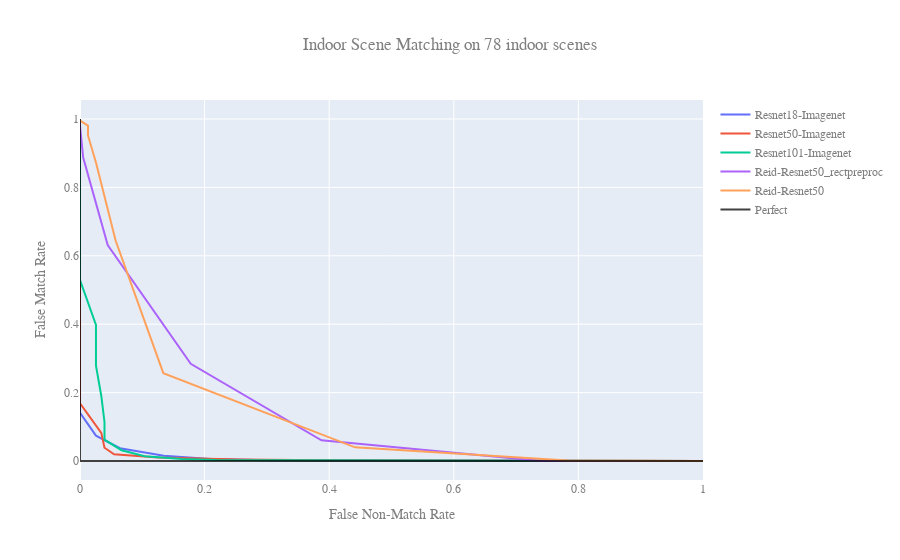

Notebook code for this chart:
### Code cell
import plotly.graph_objects as go

fig = go.Figure()



resnet18_trace = go.Scatter(x=np.array(rn18_mean_fnmrs),
                            y=np.array(rn18_mean_fmrs),
                            name='Resnet18-Imagenet')

resnet50_trace = go.Scatter(x=np.array(mean_fnmrs),
                            y=np.array(mean_fmrs),
                            name='Resnet50-Imagenet')

resnet101_trace = go.Scatter(x=np.array(rn101_mean_fnmrs),
                             y=np.array(rn101_mean_fmrs),
                            name='Resnet101-Imagenet')

reid_resnet50_rectpreproc_trace = go.Scatter(x=np.array(reid_rn50_mean_fnmrs_rectpreproc),
                             y=np.array(reid_rn50_mean_fmrs_rectpreproc),
                            name='Reid-Resnet50_rectpreproc')

reid_resnet50_trace = go.Scatter(x=np.array(reid_rn50_mean_fnmrs),
                             y=np.array(reid_rn50_mean_fmrs),
                            name='Reid-Resnet50')


perfect_trace = go.Scatter(x=np.array([0, 0, 1]),
                           y=np.array([1, 0, 0]),
                           name='Perfect',
                           mode='lines',
                            marker=dict(
                                color='rgba(0, 0, 0, 0.75)',
                                size=10,
                                line=dict(
#                                     color='MediumPurple',
                                    width=1
                                )
                            ),
                          )
                           


fig.add_trace(resnet18_trace)
fig.add_trace(resnet50_trace)
fig.add_trace(resnet101_trace)
fig.add_trace(reid_resnet50_rectpreproc_trace)
fig.add_trace(reid_resnet50_trace)
fig.add_trace(perfect_trace)

fig.update_layout(
    title={'text': "Indoor Scene Matching on 78 indoor scenes",
           'x': 0.5,
           'xanchor': 'center'},
    xaxis_title="False Non-Match Rate",
    yaxis_title="False Match Rate",
    font=dict(
        family="Courier New, monospace",
        size=12,
        color="#7f7f7f"
    )
)

fig.show()

### Figure 1 — Plotly figure (JSON) as saved in the notebook; plotly's stock layout.template omitted (floating-point values rounded to 4 significant figures)
{"data": [{"name": "Resnet18-Imagenet", "type": "scatter", "x": [1, 1, 1, 1, 1, 1, 1, 1, 0.9778, 0.9778, 0.9282, 0.8432, 0.6056, 0.4735, 0.303, 0.2094, 0.1346, 0.0641, 0.02564, 0, 0, 0, 0, 0, 0, 0, 0, 0, 0, 0], "y": [0, 0, 0, 0, 0, 0, 0, 0, 0, 0, 0, 0, 0, 0.0003374, 0.002071, 0.005528, 0.01521, 0.03739, 0.07404, 0.1411, 0.2542, 0.3981, 0.56, 0.6967, 0.8061, 0.902, 0.9595, 0.9836, 0.9925, 0.9979]}, {"name": "Resnet50-Imagenet", "type": "scatter", "x": [1, 1, 1, 1, 1, 1, 1, 1, 0.9829, 0.9419, 0.8543, 0.7799, 0.5043, 0.3923, 0.2551, 0.1252, 0.0547, 0.03932, 0.03419, 0, 0, 0, 0, 0, 0, 0, 0, 0, 0, 0], "y": [0, 0, 0, 0, 0, 0, 0, 0, 0, 0, 0, 0, 0, 0.00208, 0.004148, 0.01004, 0.01939, 0.03875, 0.08231, 0.169, 0.2999, 0.4711, 0.6306, 0.7722, 0.8788, 0.9454, 0.98, 0.9921, 0.9986, 1]}, {"name": "Resnet101-Imagenet", "type": "scatter", "x": [1, 1, 1, 1, 1, 1, 1, 0.9915, 0.9915, 0.9765, 0.9269, 0.8389, 0.7521, 0.5457, 0.3265, 0.2184, 0.1641, 0.1038, 0.06667, 0.03932, 0.03932, 0.03419, 0.02564, 0.02564, 0, 0, 0, 0, 0, 0], "y": [0, 0, 0, 0, 0, 0, 0, 0, 0, 0, 0, 0, 0, 0.0003489, 0.002093, 0.003137, 0.005912, 0.01422, 0.03156, 0.06234, 0.114, 0.1901, 0.2786, 0.3978, 0.529, 0.6373, 0.7348, 0.8198, 0.8943, 0.9461]}, {"name": "Reid-Resnet50_rectpreproc", "type": "scatter", "x": [1, 1, 0.741, 0.3876, 0.1778, 0.04444, 0.005128, 0, 0, 0, 0, 0, 0, 0, 0, 0, 0, 0, 0, 0, 0, 0, 0, 0, 0, 0, 0, 0, 0, 0], "y": [0, 0, 0.0003489, 0.06043, 0.2841, 0.6315, 0.8875, 0.9797, 0.9976, 0.9997, 1, 1, 1, 1, 1, 1, 1, 1, 1, 1, 1, 1, 1, 1, 1, 1, 1, 1, 1, 1]}, {"name": "Reid-Resnet50", "type": "scatter", "x": [1, 0.9863, 0.7825, 0.4415, 0.1338, 0.05726, 0.02564, 0.01282, 0.01282, 0, 0, 0, 0, 0, 0, 0, 0, 0, 0, 0, 0, 0, 0, 0, 0, 0, 0, 0, 0, 0], "y": [0, 0, 0.001377, 0.03997, 0.2568, 0.644, 0.8729, 0.9519, 0.9808, 0.9952, 1, 1, 1, 1, 1, 1, 1, 1, 1, 1, 1, 1, 1, 1, 1, 1, 1, 1, 1, 1]}, {"marker": {"color": "rgba(0, 0, 0, 0.75)", "line": {"width": 1}, "size": 10}, "mode": "lines", "name": "Perfect", "type": "scatter", "x": [0, 0, 1], "y": [1, 0, 0]}], "layout": {"font": {"color": "#7f7f7f", "family": "Courier New, monospace", "size": 12}, "title": {"text": "Indoor Scene Matching on 78 indoor scenes", "x": 0.5, "xanchor": "center"}, "xaxis": {"title": {"text": "False Non-Match Rate"}}, "yaxis": {"title": {"text": "False Match Rate"}}}}
